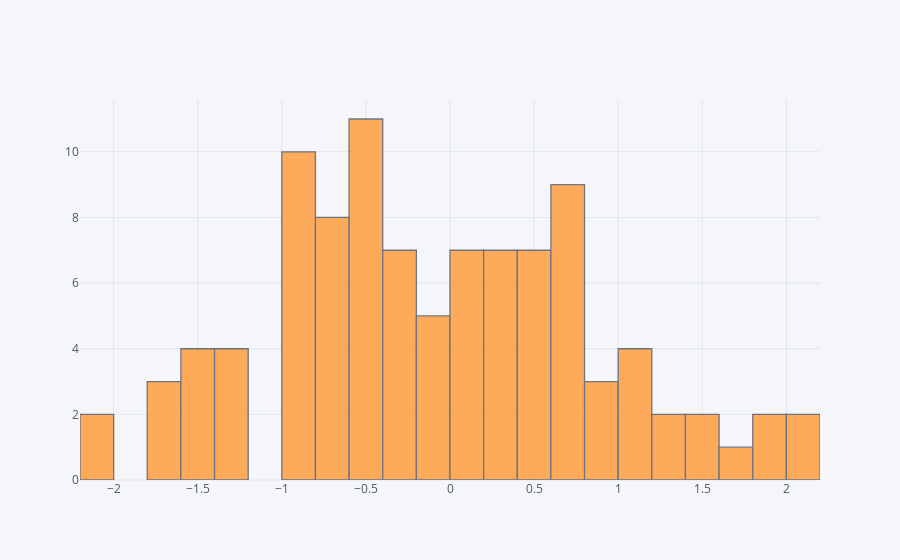

Notebook source saved alongside this figure:
### Markdown cell above
## histogram

### Code cell
df['A'].iplot(kind='hist',bins=25)

### Figure 1 — Plotly figure (JSON) as saved in the notebook; plotly's stock layout.template omitted (floating-point values rounded to 4 significant figures)
{"data": [{"histfunc": "count", "histnorm": "", "marker": {"color": "rgba(255, 153, 51, 1.0)", "line": {"color": "#4D5663", "width": 1.3}}, "name": "A", "nbinsx": 25, "opacity": 0.8, "orientation": "v", "type": "histogram", "uid": "0edcc147-93d0-485b-9b22-b3f7e10bde2e", "x": [0.2619, 0.1822, 0.3907, 0.7713, -0.9203, -2.15, -0.4391, 1.547, 1.31, 0.5729, -1.284, 0.8595, -0.9944, 0.5122, 0.6867, -0.001906, 1.204, -0.05953, 1.839, -0.9798, -0.6932, -0.9604, -0.9668, 0.8786, 0.1578, -1.33, 0.3347, 0.2204, -0.2983, 1.091, -1.685, -0.3993, 2.134, 1.014, 0.5296, 1.168, -0.6561, -0.02232, 0.6385, 0.705, 0.7564, -0.9777, 1.173, -0.3585, 0.1823, -0.5771, 0.5231, -1.325, 1.538, -0.274, -0.8481, 1.652, -0.2557, -0.9106, -0.4879, -0.875, -0.6575, -1.574, -0.7104, 0.9752, 0.5372, 0.4306, 0.6066, 2.035, 0.2168, 0.7, -0.3796, 0.6819, -0.7284, -0.1739, -0.4731, -0.4457, 0.7431, -0.464, -0.5166, -0.7191, -1.597, -0.481, -0.5886, -0.7793, -1.4, 0.1936, -1.773, 1.996, -0.956, -2.192, -0.6341, 0.2403, -0.423, -0.2382, 0.1914, -0.5107, -1.315, -0.04375, 0.3917, 0.08484, -1.745, 0.1616, -1.536, 0.4912]}], "layout": {"barmode": "overlay", "legend": {"bgcolor": "#F5F6F9", "font": {"color": "#4D5663"}}, "paper_bgcolor": "#F5F6F9", "plot_bgcolor": "#F5F6F9", "title": {"font": {"color": "#4D5663"}}, "xaxis": {"gridcolor": "#E1E5ED", "showgrid": true, "tickfont": {"color": "#4D5663"}, "title": {"font": {"color": "#4D5663"}, "text": ""}, "zerolinecolor": "#E1E5ED"}, "yaxis": {"gridcolor": "#E1E5ED", "showgrid": true, "tickfont": {"color": "#4D5663"}, "title": {"font": {"color": "#4D5663"}, "text": ""}, "zerolinecolor": "#E1E5ED"}}}
